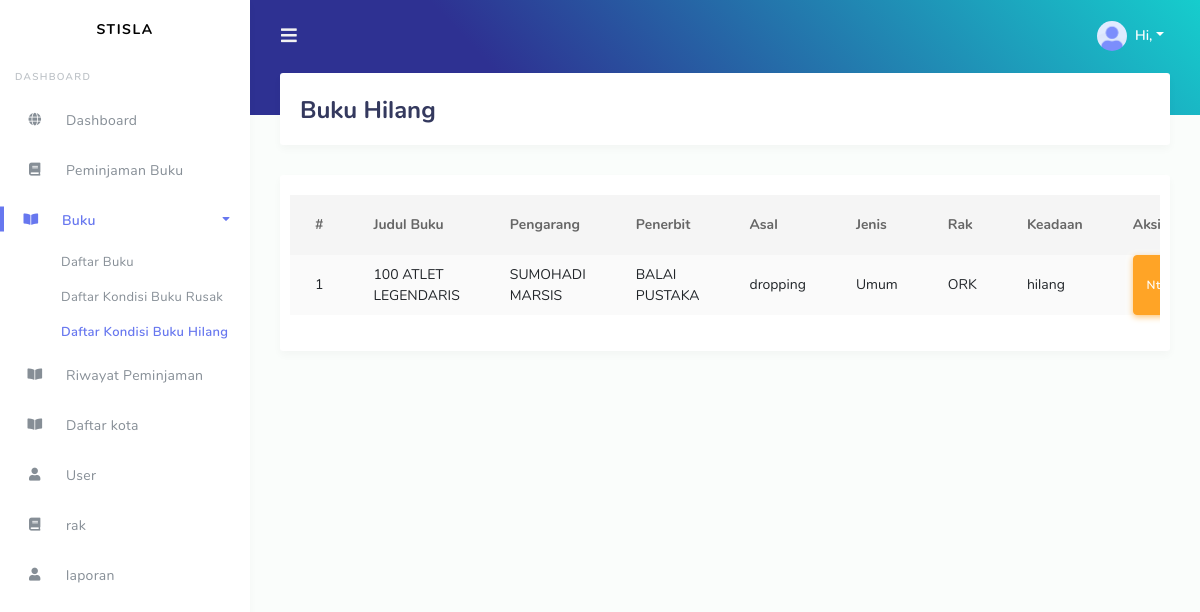
The app's page /index.php/bukuinduk/bukuHilang with its own data.
### tables this page shows
CREATE TABLE `buku_induk` (
  `id` int NOT NULL,
  `kd_buku` varchar(6) NOT NULL,
  `judul` varchar(50) NOT NULL,
  `pengarang` varchar(50) NULL,
  `no_buku` varchar(25) NULL,
  `penerbit` varchar(50) NULL,
  `kota_terbit` varchar(40) NULL,
  `tahun_terbit` year NULL,
  `ISBN` varchar(40) NULL,
  `asal` varchar(20) NULL,
  `klasifikasi` float NULL,
  `tgl_diterima` varchar(20) NULL,
  `jenis` varchar(20) NULL,
  `rak` varchar(5) NULL,
  `stok` int NOT NULL,
  `tanggal` varchar(20) NULL,
  `keadaan` varchar(25) NOT NULL
);

### application/controllers/Bukuinduk.php (called while the page is built, shortened)
<?php
class Bukuinduk extends CI_Controller
{
    public function __construct()
    {
        $this->load->model('BukuIndukModel', 'bInd');
    }
    public function bukuHilang()
    {
        $data = $this->db->query('SELECT * FROM buku_induk WHERE keadaan="hilang"')->result_array();
        $this->load->view('bInd/bukuHilang', ['data' => $data]);
    }
}

### index.php (called while the page is built, shortened)
<?php
require_once BASEPATH.'core/CodeIgniter.php';

### application/views/bInd/bukuHilang.php (the view, shortened to what this page needs)
<!DOCTYPE html>
<html lang="en">
<head>
    <link rel="stylesheet" href="https://stackpath.bootstrapcdn.com/bootstrap/4.3.1/css/bootstrap.min.css">
    <link rel="stylesheet" href="https://use.fontawesome.com/releases/v5.7.2/css/all.css">
    <link rel="stylesheet" href="<?php echo base_url() ?>assets/modules/datatables/datatables.min.css">
    <link rel="stylesheet" href="<?php echo base_url() ?>assets/css/style.css">
</head>
<body>
    <div id="app">
        <div class="main-wrapper">
            <div class="main-content">
                <section class="section">
                    <div class="section-header">
                        <h1>Buku Hilang</h1>
                    </div>
                    <div class="row">
                        <div class="col-12">
                            <div class="card">
                                <div class="card-body row">
                                    <div class="table-responsive">
                                        <table class="table table-striped" id="table-1">
                                            <thead>
                                                <tr>
                                                    <th>#</th>
                                                    <th>Judul Buku</th>
                                                    <th>Pengarang</th>
                                                    <th>Penerbit</th>
                                                    <th>Asal</th>
                                                    <th>Jenis</th>
                                                    <th>Rak</th>
                                                    <th>Keadaan</th>
                                                    <th>Aksi</th>
                                                </tr>
                                            </thead>
                                            <tbody>
                                                <?php
                                                $no = 1;
                                                 foreach ($data as $buku) {
                                                    ?>
                                                    <tr>
                                                        <td>
                                                           <?php echo $no++ ?>
                                                        </td>
                                                        <td><?php echo $buku['judul'] ?></td>
                                                        <td><?php echo $buku['pengarang'] ?></td>
                                                        <td><?php echo $buku['penerbit'] ?></td>
                                                         <td><?php echo $buku['asal'] ?></td>
                                                          <td><?php echo $buku['jenis'] ?></td>
                                                           <td><?php echo $buku['rak'] ?></td>
                                                        <td><?php echo $buku['keadaan'] ?></td>
                                                        <td class="d-flex"><button class="btn btn-warning mr-2" onclick="window.location.href='<?php echo base_url('bukuinduk/edit/'. $buku['kd_buku']) ?>'">Ntah</button></td>
                                                    </tr>
                                                <?php } ?>
                                            </tbody>
                                        </table>
                                    </div>
                                </div>
                            </div>
                        </div>
                    </div>
                </section>
            </div>
        </div>
    </div>
</body>
</html>

### records on screen
buku_induk: judul "100 ATLET LEGENDARIS", pengarang "SUMOHADI MARSIS", penerbit "BALAI PUSTAKA", asal "dropping", jenis "Umum", rak "ORK", keadaan "hilang"
